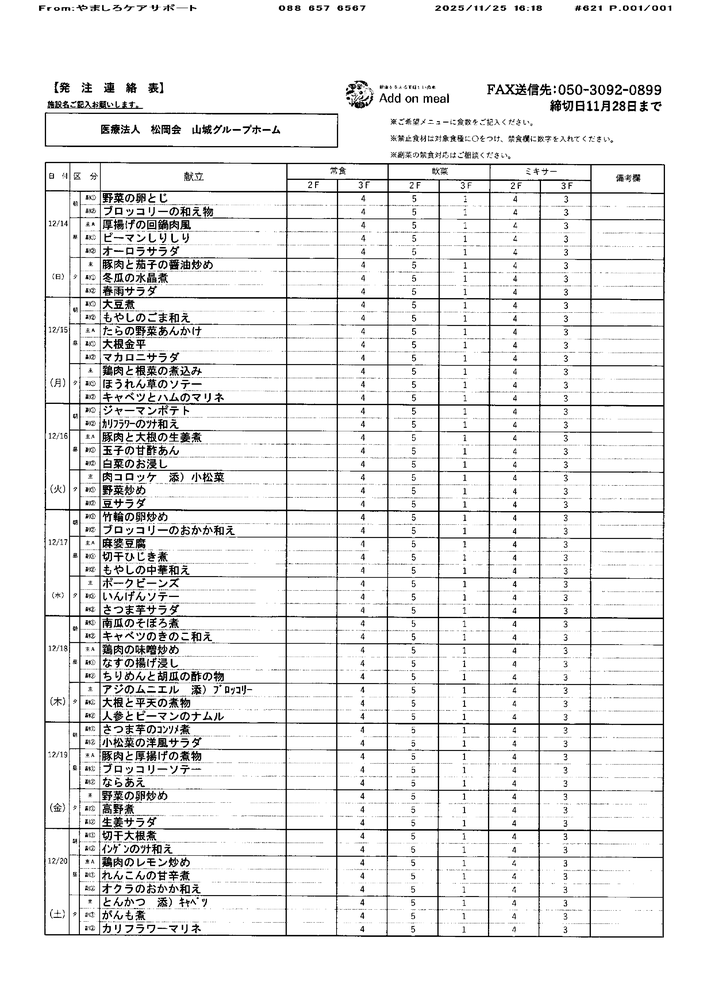
#> input picture backend/src/data/templates/fax_fac00002_v1.png, 711 x 992 px, shrunk from 2965 x 4136 before the run
$ python -i preprocess.py   (imports and definitions only)
#> lines starting #> are read from the running program, lines starting #| are printed output that depends on the picture
#> further down, picture is the input picture: shape (992, 711); min 0, max 255, mean 234.6
import cv2
import numpy as np


def build_images_for_match_and_ocr(png_bytes: bytes):
    n = np.frombuffer(png_bytes, dtype=np.uint8)
    img = cv2.imdecode(n, cv2.IMREAD_COLOR)
    if img is None:
        raise ValueError("failed to decode PNG bytes")

    gray = cv2.cvtColor(img, cv2.COLOR_BGR2GRAY)
    denoised = cv2.fastNlMeansDenoising(
        gray, None, h=10, templateWindowSize=7, searchWindowSize=21
    )
    _, binary = cv2.threshold(denoised, 0, 255, cv2.THRESH_BINARY + cv2.THRESH_OTSU)

    match = cv2.cvtColor(binary, cv2.COLOR_GRAY2BGR)

    ocr = _remove_lines_for_ocr(binary)
    ocr = cv2.cvtColor(ocr, cv2.COLOR_GRAY2BGR)
    return match, ocr


def _remove_lines_for_ocr(binary_image):
    img = binary_image.copy()
    h_kernel = cv2.getStructuringElement(cv2.MORPH_RECT, (40, 1))
    h_lines = cv2.morphologyEx(img, cv2.MORPH_OPEN, h_kernel, iterations=1)
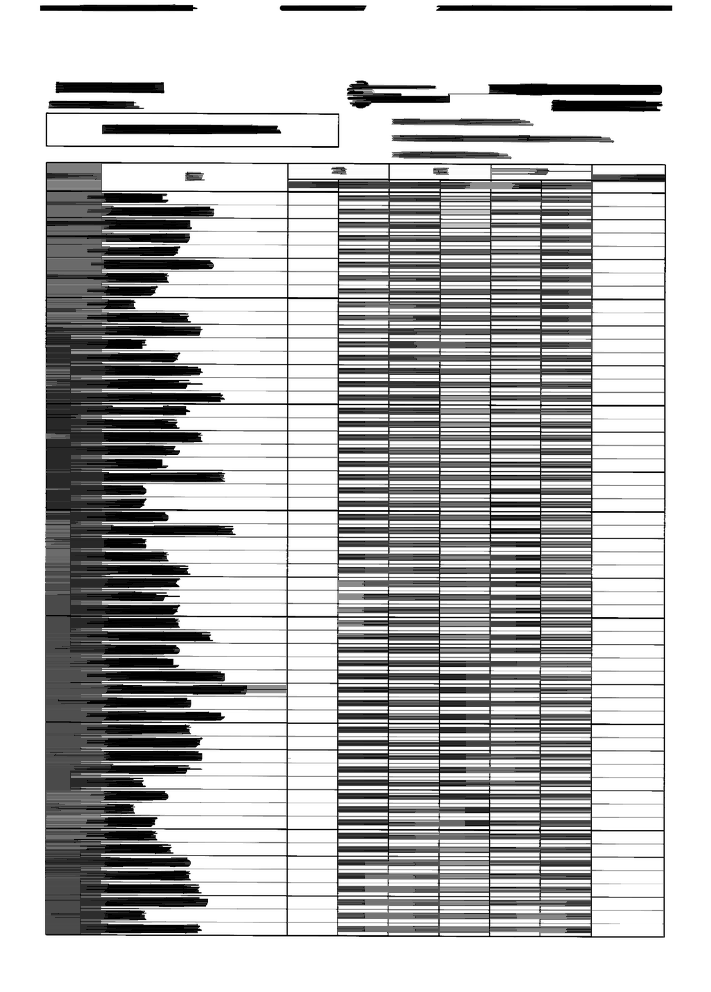
#> h_lines: shape (992, 711); min 0, max 255, mean 188.2

    v_kernel = cv2.getStructuringElement(cv2.MORPH_RECT, (1, 40))
    v_lines = cv2.morphologyEx(img, cv2.MORPH_OPEN, v_kernel, iterations=1)
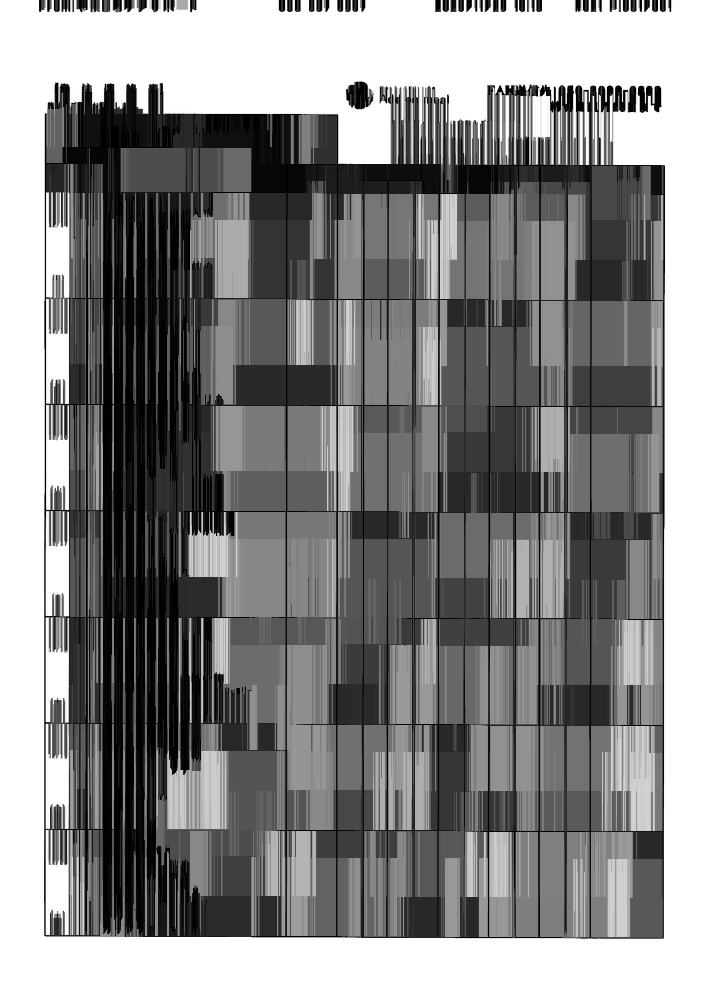
#> v_lines: shape (992, 711); min 0, max 255, mean 135.1

    lines = cv2.bitwise_or(h_lines, v_lines)
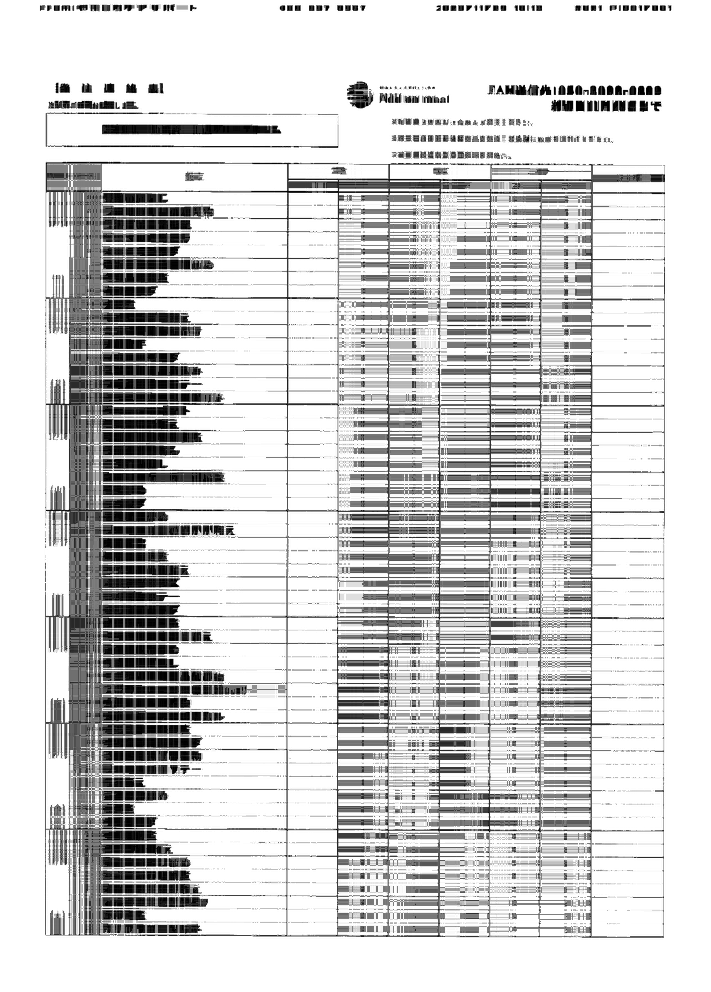
#> lines: shape (992, 711); min 0, max 255, mean 210.1
    cleaned = img.copy()
    cleaned[lines > 0] = 255
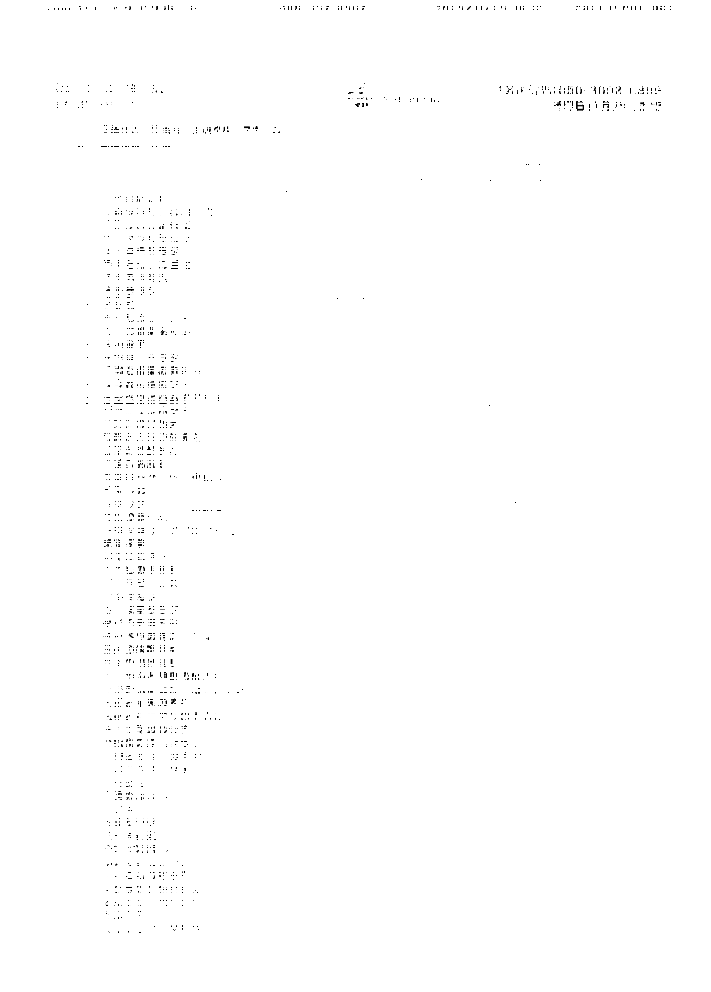
#> cleaned: shape (992, 711); min 0, max 255, mean 253.8
    return cleaned

>>> import cv2
>>> picture = cv2.imread('../data/templates/fax_fac00002_v1.png', cv2.IMREAD_GRAYSCALE)
>>> result = _remove_lines_for_ocr(picture)
